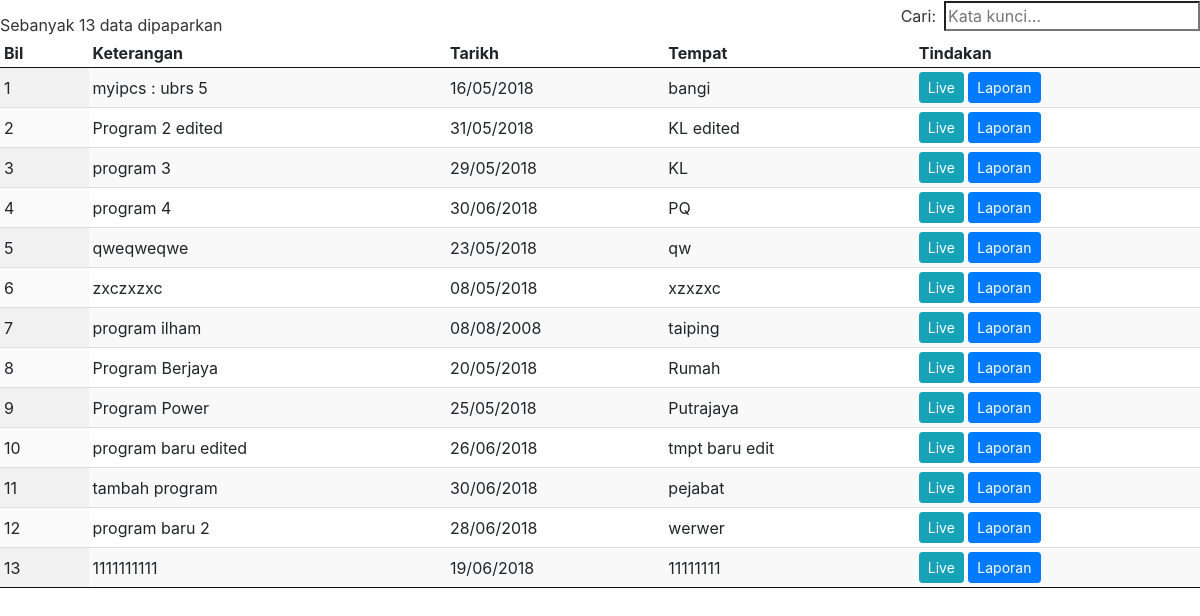
Page /listprogram.php on the committed database.
### tables this page shows
CREATE TABLE IF NOT EXISTS `tbl_program` (
`idrec` int(11) NOT NULL,
  `keterangan` varchar(250) NOT NULL,
  `tarikh` date NOT NULL,
  `tempat` varchar(250) NOT NULL,
  `papar` tinyint(4) NOT NULL,
  `time_stamp` timestamp NOT NULL DEFAULT CURRENT_TIMESTAMP
);

### listprogram.php (the view, shortened to what this page needs)
<?php
include("libs.php");
include("connection.php");
$sql = "SELECT idrec, keterangan, DATE_FORMAT(tarikh,'%d/%m/%Y') as tarikh, tempat FROM tbl_program";
$result = mysqli_query($conn, $sql);
?>
<table id="example" class="display compact">
  <thead>
    <tr>
      <th>Bil</th>
      <th>Keterangan</th>
      <th>Tarikh</th>
      <th>Tempat</th>
      <th>Tindakan</th>
    </tr>
  </thead>
  <tbody>
    <?php $bil=0; while($row = mysqli_fetch_array($result)){ $bil++;?>
    <tr>
      <td><?php echo $bil; ?></td>
      <td><?php echo $row["keterangan"]; ?></td>
      <td><?php echo $row["tarikh"]; ?></td>
      <td><?php echo $row["tempat"]; ?></td>
      <td>
        <button type="button" class="btn btn-info btn-sm pilihan" data-pergi="liveevent.php?idprog=<?php echo $row['idrec'];?>">Live</button>
        <a href="#" target="_blank"><button type="button" class="btn btn-primary btn-sm pilihan" data-pergi="monitoring.php?idprog=<?php echo $row['idrec'];?>">Laporan</button></a>
      </td>
    </tr>
    <?php }?>
  </tbody>
</table>

### libs.php (shortened to what this page needs)
<link rel="stylesheet" href="lib/bootstrap/css/bootstrap.min.css">
<link rel="stylesheet" href="lib/datatable/jquery.dataTables.min.css">
<link rel="stylesheet" href="lib/datatable/buttons.dataTables.min.css">
<link rel="stylesheet" href="lib/datepicker/datepicker.min.css">
<link rel="stylesheet" href="lib/datepicker/datepicker3.min.css">
<link rel="stylesheet" href="lib/bootstrap-combobox/css/bootstrap-combobox.css">

### rows in the picture
tbl_program: keterangan "myipcs : ubrs 5", tarikh "16/05/2018", tempat "bangi"
tbl_program: keterangan "Program 2 edited", tarikh "31/05/2018", tempat "KL edited"
tbl_program: keterangan "program 3", tarikh "29/05/2018", tempat "KL"
tbl_program: keterangan "program 4", tarikh "30/06/2018", tempat "PQ"
tbl_program: keterangan "qweqweqwe", tarikh "23/05/2018", tempat "qw"
tbl_program: keterangan "zxczxzxc", tarikh "08/05/2018", tempat "xzxzxc"
tbl_program: keterangan "program ilham", tarikh "08/08/2008", tempat "taiping"
tbl_program: keterangan "Program Berjaya", tarikh "20/05/2018", tempat "Rumah"
tbl_program: keterangan "Program Power", tarikh "25/05/2018", tempat "Putrajaya"
tbl_program: keterangan "program baru edited", tarikh "26/06/2018", tempat "tmpt baru edit"
tbl_program: keterangan "tambah program", tarikh "30/06/2018", tempat "pejabat"
tbl_program: keterangan "program baru 2", tarikh "28/06/2018", tempat "werwer"
tbl_program: keterangan "1111111111", tarikh "19/06/2018", tempat "11111111"
